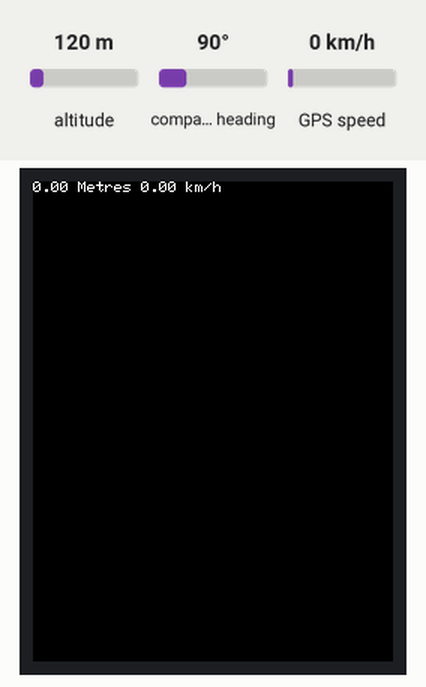
Bench run of a sketch on a simulated Arduino Uno, built with avr-gcc and run on an emulated ATmega328P. Shown: 240×320 colour display. The inputs (shaded band) are chosen by the test bench; at power-on: GPS speed 0 km/h, altitude 120 m, compass heading 90°. The GPS gets a fix after 3 s at 37.7749, -122.4194 with 8 satellites; what the sketch prints to the serial monitor is not drawn.

Above: at 4.3 s.
4.9 s: GPS speed set to 2 km/h
9.2 s: GPS speed set to 30 km/h
At 11.4 s:
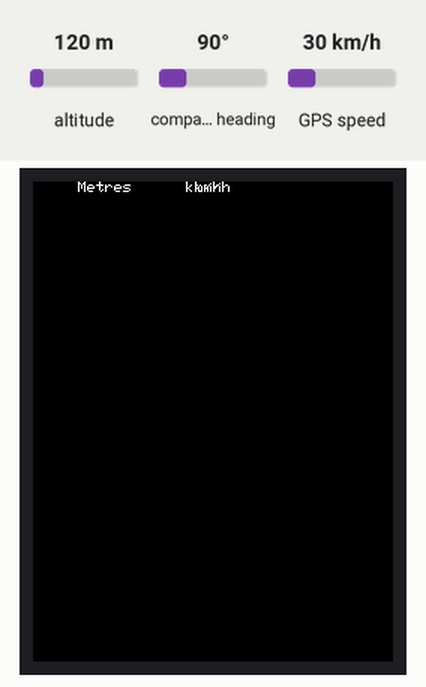
12.2 s: GPS speed set to 60 km/h
At 13.6 s:
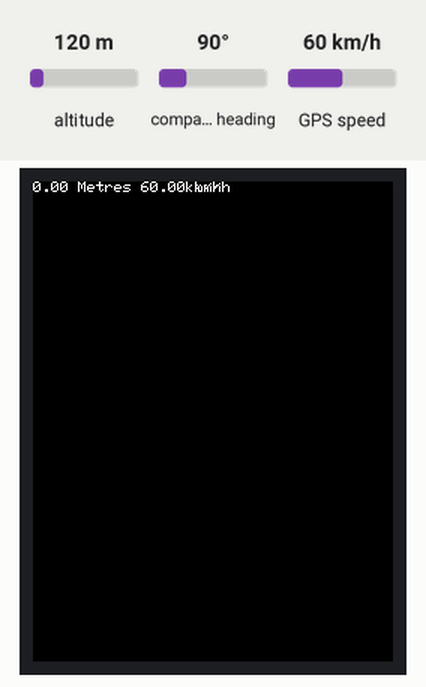
Timing chart, 0 to 15.2 s (numbered marks = the images above; inputs shaded):
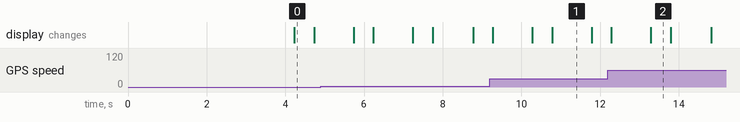

Measured:
- after the input at 9.2 s, the display: first differs from a run without the input after 1.1 s (image 1 shows a later state)
- after the input at 12.2 s, the display: first differs from a run without the input after 1.1 s (image 2)
- what the display in image 0 shows lasts 0.5 s, from 4.2 s to 4.7 s
- what the display in image 1 shows lasts 1.0 s, from 10.8 s to 11.8 s

The sketch:

GPStoLCD2.ino
```cpp
#include <Adafruit_GFX.h>    // Core graphics library
#include <Adafruit_TFTLCD.h> // Hardware-specific library
#include <SoftwareSerial.h>
#include <TinyGPS.h>
#include <Wire.h>
#include <math.h>
// The control pins for the LCD can be assigned to any digital or
// analog pins...but we'll use the analog pins as this allows us to
// double up the pins with the touch screen (see the TFT paint example).
#define LCD_CS A3 // Chip Select goes to Analog 3
#define LCD_CD A2 // Command/Data goes to Analog 2
#define LCD_WR A1 // LCD Write goes to Analog 1
#define LCD_RD A0 // LCD Read goes to Analog 0
#define LCD_RESET A4 // Can alternately just connect to Arduino's reset pin


// When using the BREAKOUT BOARD only, use these 8 data lines to the LCD:
// For the Arduino Uno, Duemilanove, Diecimila, etc.:
//   D0 connects to digital pin 8  (Notice these are
//   D1 connects to digital pin 9   NOT in order!)
//   D2 connects to digital pin 2
//   D3 connects to digital pin 3
//   D4 connects to digital pin 4
//   D5 connects to digital pin 5
//   D6 connects to digital pin 6
//   D7 connects to digital pin 7
// For the Arduino Mega, use digital pins 22 through 29
// (on the 2-row header at the end of the board).

// Assign human-readable names to some common 16-bit color values:
#define	BLACK   0x0000
#define	BLUE    0x001F
#define	RED     0xF800
#define	GREEN   0x07E0
#define CYAN    0x07FF
#define MAGENTA 0xF81F
#define YELLOW  0xFFE0
#define WHITE   0xFFFF

TinyGPS gps; // initialize our gps object here
#define GPSRXPIN 10
#define GPSTXPIN 11 //define the gps rx and tx pins
SoftwareSerial GPSserial(GPSTXPIN, GPSRXPIN);


static bool feedgps();
static void gpsdump(TinyGPS &gps);
static void print_float(float val, float invalid, int len, int prec);
static void print_int(unsigned long val, unsigned long invalid, int len);
static void print_date(TinyGPS &gps);
static void print_str(const char *str, int len);


float maxSpeed = 0;
float lastFlat = 0;
float lastFlon = 0;
long totalDistance = 0;

boolean start = 1;
int i = 0;

Adafruit_TFTLCD tft(LCD_CS, LCD_CD, LCD_WR, LCD_RD, LCD_RESET); //initialize the lcd screen as an object
void setup (void){
  Serial.begin(9600); // set serial to 9600 baud so we can read it for lcd screen
  tft.reset();
  uint16_t identifier = tft.readID(); //ok, so this variable is an unsigned integer with maximum value of 16 that determines which screen we're using and loads the driver for it
  tft.begin(identifier); // this is where we initialize the driver
 tft.fillScreen(BLACK);
 GPSserial.begin(9600); // initialize GPS serial
}

void loop(){
  bool newdata = false;
  unsigned long start = millis();

  // Every second we print an update
  while (millis() - start < 1000)
  {
    if (feedgps())
      newdata = true;
  }

  if (newdata)
  {
    Serial.println("Acquired Data");
    Serial.println("-------------");
    gpsdump(gps);
    Serial.println("-------------");
    Serial.println();
  }
  else {
    Serial.println("No data");
  }
}


static void gpsdump(TinyGPS &gps)
{
  float flat, flon;
  unsigned long age, date, time, chars = 0;
  unsigned short sentences = 0, failed = 0;

  gps.f_get_position(&flat, &flon, &age);

  //print_date(gps);

  //gps.stats(&chars, &sentences, &failed);
  //print_int(chars, 0xFFFFFFFF, 6);
  //print_int(sentences, 0xFFFFFFFF, 10);
  //print_int(failed, 0xFFFFFFFF, 9);
  //Serial.println();

  if (gps.f_speed_kmph() > 3.9)
  {
    if (start == 1)
    {
      start = 0;
      lastFlat = flat;
      lastFlon = flon;
    }
    else
    {
      //totalDistance = gps.distance_between(flat, flon, LONDON_LAT, LONDON_LON);
      totalDistance = totalDistance + calc_dist(flat, flon, lastFlat, lastFlon);
      lastFlat = flat;
      lastFlon = flon;
    }
  }


  tft.setTextSize(1);
  tft.setTextColor(WHITE);// initialize text variables for tft
  tft.setCursor(0,0);

  float fDist = totalDistance; // in meters
 float fspeed = gps.f_speed_kmph();
  //float fSpeed = gps.f_speed_kmph();
  printLCDFloat (fDist, 2);
  tft.print(" Metres ");
  printLCDFloat (fspeed, 2);
  tft.print(" km/h");
  delay (500);
  tft.setCursor(0,0);
  tft.setTextColor(BLACK); // so this clears the old data and lets us write new stuff
  printLCDFloat (fDist, 2);// the values for metres and km/h are written over in black
  tft.setTextColor(WHITE); // and km/h and metres stay in white
  tft.print(" Metres "); // it sort of flashes the data which is annoying,
  tft.setTextColor(BLACK);// i've increased the delay to half a second, but i'll haev to figure out a better way
  printLCDFloat (fspeed, 2);
  tft.setTextColor(WHITE);
  tft.print(" km/h");

}

static void print_int(unsigned long val, unsigned long invalid, int len)
{
  char sz[32];
  if (val == invalid)
    strcpy(sz, "*******");
  else
    sprintf(sz, "%ld", val);
  sz[len] = 0;
  for (int i=strlen(sz); i<len; ++i)
    sz[i] = ' ';
  if (len > 0)
    sz[len-1] = ' ';
  Serial.print(sz);
  feedgps();
}

static void print_float(float val, float invalid, int len, int prec)
{
  char sz[32];
  if (val == invalid)
  {
    strcpy(sz, "*******");
    sz[len] = 0;
        if (len > 0)
          sz[len-1] = ' ';
    for (int i=7; i<len; ++i)
        sz[i] = ' ';
    Serial.print(sz);
  }
  else
  {
    Serial.print(val, prec);
    int vi = abs((int)val);
    int flen = prec + (val < 0.0 ? 2 : 1);
    flen += vi >= 1000 ? 4 : vi >= 100 ? 3 : vi >= 10 ? 2 : 1;
    for (int i=flen; i<len; ++i)
      Serial.print(" ");
  }
  feedgps();
}

void printLCDFloat(double number, int digits)
{
  // Handle negative numbers
  if (number < 0.0)
  {
     tft.print("-");
     number = -number;
  }

  // Round correctly so that print(1.999, 2) prints as "2.00"
  double rounding = 0.5;
  for (uint8_t i=0; i<digits; ++i)
    rounding /= 10.0;

  number += rounding;

  // Extract the integer part of the number and print it
  unsigned long int_part = (unsigned long)number;
  double remainder = number - (double)int_part;
  char sTemp[10];
  ltoa(int_part, sTemp, 10);
  tft.print(sTemp);

  // Print the decimal point, but only if there are digits beyond
  if (digits > 0)
    tft.print(".");

  // Extract digits from the remainder one at a time
  while (digits-- > 0)
  {
    remainder *= 10.0;
    int toPrint = int(remainder);
    ltoa(toPrint, sTemp, 10);
   tft.print(sTemp);
    remainder -= toPrint;
  }
}

static void print_str(const char *str, int len)
{
  int slen = strlen(str);
  for (int i=0; i<len; ++i)
    Serial.print(i<slen ? str[i] : ' ');
  feedgps();
}

static bool feedgps()
{
  while (GPSserial.available())
  {
    if (gps.encode(GPSserial.read()))
      return true;
  }
  return false;
}


unsigned long calc_dist(float flat1, float flon1, float flat2, float flon2) // all of this below is to calculate the distance between two points when we only have the latitude and longitude degrees
{
  float dist_calc=0;
  float dist_calc2=0;
  float diflat=0;
  float diflon=0;

  diflat=radians(flat2-flat1);
  flat1=radians(flat1);
  flat2=radians(flat2);
  diflon=radians((flon2)-(flon1));

  dist_calc = (sin(diflat/2.0)*sin(diflat/2.0));
  dist_calc2= cos(flat1);
  dist_calc2*=cos(flat2);
  dist_calc2*=sin(diflon/2.0);
  dist_calc2*=sin(diflon/2.0);
  dist_calc +=dist_calc2;

  dist_calc=(2*atan2(sqrt(dist_calc),sqrt(1.0-dist_calc)));

  dist_calc*=6371000.0; //Converting to meters
  return dist_calc;
}
```
